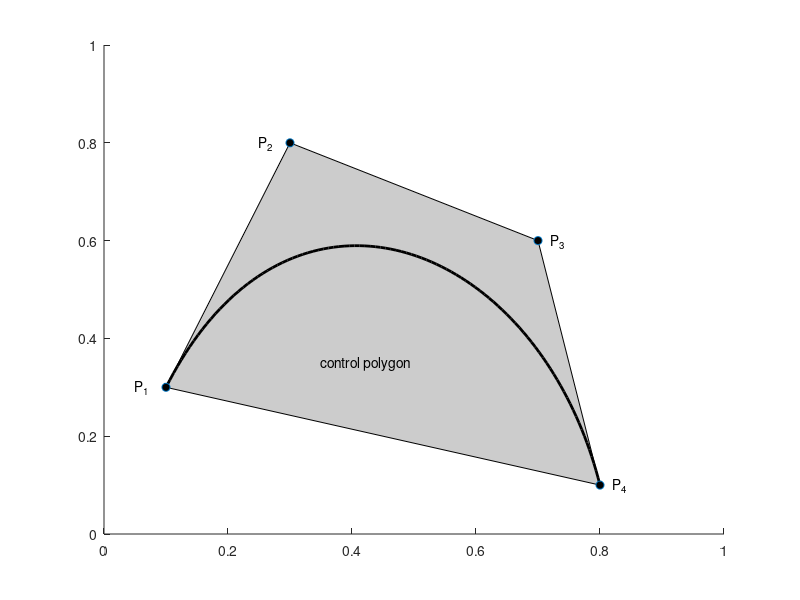

MATLAB code to generate this figure:
%BEZIER_PLOT    Plot bezier curve and control polygon.

P = [0.1 0.3 0.7 0.8;
     0.3 0.8 0.6 0.1];
axis([0 1 0 1])
hold on

u = 0:.01:1;
umat = [(1-u).^3; 3.*u.*(1-u).^2; 3.*u.^2.*(1-u); u.^3];
Curve = P*umat;
fill(P(1,:),P(2,:),[.8 .8 .8])                 % Shaded control polygon.
plot(Curve(1,:),Curve(2,:),'k-','linewidth',2) % Bezier curve.

plot(P(1,:),P(2,:),'o','MarkerFaceColor','k')  % Control points.

text(0.35,0.35,'control polygon')
text(0.05,0.3,'P_1')
text(0.25,0.8,'P_2')
text(0.72,0.6,'P_3')
text(0.82,0.1,'P_4')
hold off
